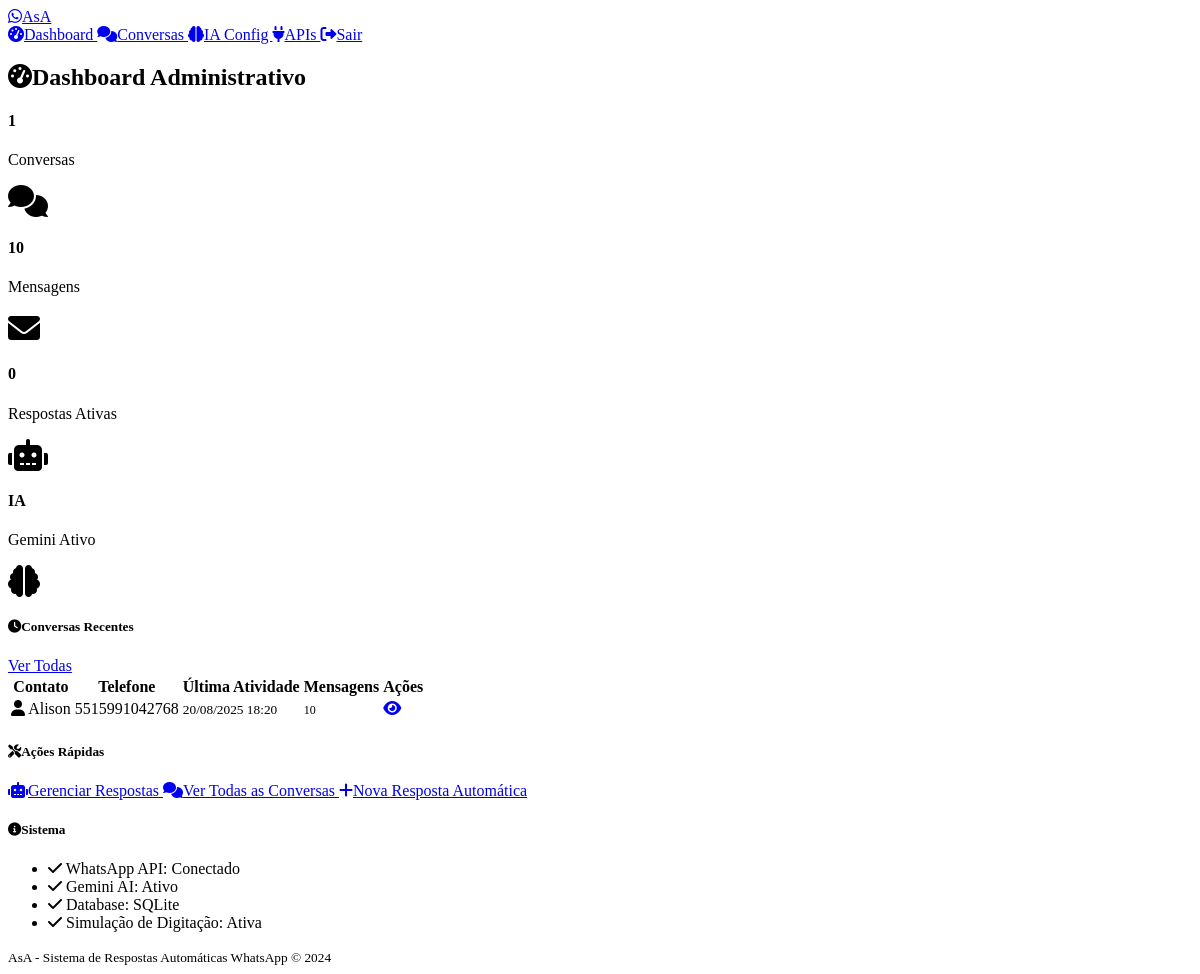
Screenshot of /admin/dashboard (signed in) with the database file from the repository.
### models.py (models this page shows)
class Conversation(db.Model):
    id = db.Column(db.Integer, primary_key=True)
    phone_number = db.Column(db.String(20), nullable=False)
    contact_name = db.Column(db.String(100))
    created_at = db.Column(db.DateTime, default=datetime.utcnow)
    updated_at = db.Column(db.DateTime, default=datetime.utcnow, onupdate=datetime.utcnow)
    is_active = db.Column(db.Boolean, default=True)
    messages = db.relationship('Message', backref='conversation', lazy=True, cascade='all, delete-orphan')

### routes.py (the view)
    def decorated_function(*args, **kwargs):
        if not session.get('admin_logged_in'):
            return redirect(url_for('admin_login'))
        return f(*args, **kwargs)

### routes.py (called while the page is built)
def admin_required(f):
    def decorated_function(*args, **kwargs):
        if not session.get('admin_logged_in'):
            return redirect(url_for('admin_login'))
        return f(*args, **kwargs)
    decorated_function.__name__ = f.__name__
    return decorated_function

@app.route('/admin/dashboard')
@admin_required
def admin_dashboard():
    total_conversations = Conversation.query.count()
    total_messages = Message.query.count()
    active_responses = AutoResponse.query.filter_by(is_active=True).count()
    recent_conversations = Conversation.query.order_by(
        Conversation.updated_at.desc()
    ).limit(5).all()
    stats = {
        'total_conversations': total_conversations,
        'total_messages': total_messages,
        'active_responses': active_responses,
        'recent_conversations': recent_conversations
    }
    return render_template('admin_dashboard.html', stats=stats)

@app.context_processor
def inject_admin_status():
    return {'admin_logged_in': session.get('admin_logged_in', False)}

### templates/admin_dashboard.html (shortened to what this page needs)
{% extends "base.html" %}
{% block content %}
<div class="d-flex justify-content-between align-items-center mb-4">
    <h2>
        <i class="fas fa-tachometer-alt me-2"></i>Dashboard Administrativo
    </h2>
</div>
<div class="row mb-4">
    <div class="col-lg-3 col-md-6 mb-3">
        <div class="card bg-primary">
            <div class="card-body">
                <div class="d-flex justify-content-between">
                    <div>
                        <h4 class="mb-0">{{ stats.total_conversations }}</h4>
                        <p class="mb-0">Conversas</p>
                    </div>
                    <div class="align-self-center">
                        <i class="fas fa-comments fa-2x"></i>
                    </div>
                </div>
            </div>
        </div>
    </div>
    <div class="col-lg-3 col-md-6 mb-3">
        <div class="card bg-success">
            <div class="card-body">
                <div class="d-flex justify-content-between">
                    <div>
                        <h4 class="mb-0">{{ stats.total_messages }}</h4>
                        <p class="mb-0">Mensagens</p>
                    </div>
                    <div class="align-self-center">
                        <i class="fas fa-envelope fa-2x"></i>
                    </div>
                </div>
            </div>
        </div>
    </div>
    <div class="col-lg-3 col-md-6 mb-3">
        <div class="card bg-info">
            <div class="card-body">
                <div class="d-flex justify-content-between">
                    <div>
                        <h4 class="mb-0">{{ stats.active_responses }}</h4>
                        <p class="mb-0">Respostas Ativas</p>
                    </div>
                    <div class="align-self-center">
                        <i class="fas fa-robot fa-2x"></i>
                    </div>
                </div>
            </div>
        </div>
    </div>
    <div class="col-lg-3 col-md-6 mb-3">
        <div class="card bg-warning">
            <div class="card-body">
                <div class="d-flex justify-content-between">
                    <div>
                        <h4 class="mb-0">IA</h4>
                        <p class="mb-0">Gemini Ativo</p>
                    </div>
                    <div class="align-self-center">
                        <i class="fas fa-brain fa-2x"></i>
                    </div>
                </div>
            </div>
        </div>
    </div>
</div>
<div class="card">
    <div class="card-header d-flex justify-content-between align-items-center">
        <h5 class="mb-0">
            <i class="fas fa-clock me-2"></i>Conversas Recentes
        </h5>
        <a href="{{ url_for('admin_conversations') }}" class="btn btn-sm btn-outline-primary">
            Ver Todas
        </a>
    </div>
    <div class="card-body">
        {% if stats.recent_conversations %}
            <div class="table-responsive">
                <table class="table table-hover">
                    <thead>
                        <tr>
                            <th>Contato</th>
                            <th>Telefone</th>
                            <th>Última Atividade</th>
                            <th>Mensagens</th>
                            <th>Ações</th>
                        </tr>
                    </thead>
                    <tbody>
                        {% for conversation in stats.recent_conversations %}
                        <tr>
                            <td>
                                <i class="fas fa-user me-2"></i>
                                {{ conversation.contact_name or 'Sem nome' }}
                            </td>
                            <td>{{ conversation.phone_number }}</td>
                            <td>
                                <small class="text-muted">
                                    {{ conversation.updated_at.strftime('%d/%m/%Y %H:%M') }}
                                </small>
                            </td>
                            <td>
                                <span class="badge bg-secondary">
                                    {{ conversation.messages|length }}
                                </span>
                            </td>
                            <td>
                                <a href="{{ url_for('view_conversation', conversation_id=conversation.id) }}"
                                   class="btn btn-sm btn-outline-primary">
                                    <i class="fas fa-eye"></i>
                                </a>
                            </td>
                        </tr>
                        {% endfor %}
                    </tbody>
                </table>
            </div>
        {% else %}
            <div class="text-center py-4">
                <i class="fas fa-comments fa-3x text-muted mb-3"></i>
                <p class="text-muted">Nenhuma conversa ainda</p>
            </div>
        {% endif %}
    </div>
</div>
<div class="row mt-4">
    <div class="col-md-6">
        <div class="card">
            <div class="card-header">
                <h5 class="mb-0">
                    <i class="fas fa-tools me-2"></i>Ações Rápidas
                </h5>
            </div>
            <div class="card-body">
                <div class="d-grid gap-2">
                    <a href="{{ url_for('admin_responses') }}" class="btn btn-outline-primary">
                        <i class="fas fa-robot me-2"></i>Gerenciar Respostas
                    </a>
                    <a href="{{ url_for('admin_conversations') }}" class="btn btn-outline-secondary">
                        <i class="fas fa-comments me-2"></i>Ver Todas as Conversas
                    </a>
                    <a href="{{ url_for('add_response') }}" class="btn btn-outline-success">
                        <i class="fas fa-plus me-2"></i>Nova Resposta Automática
                    </a>
                </div>
            </div>
        </div>
    </div>
    <div class="col-md-6">
        <div class="card">
            <div class="card-header">
                <h5 class="mb-0">
                    <i class="fas fa-info-circle me-2"></i>Sistema
                </h5>
            </div>
            <div class="card-body">
                <ul class="list-unstyled mb-0">
                    <li class="mb-2">
                        <i class="fas fa-check text-success me-2"></i>
                        WhatsApp API: Conectado
                    </li>
                    <li class="mb-2">
                        <i class="fas fa-check text-success me-2"></i>
                        Gemini AI: Ativo
                    </li>
                    <li class="mb-2">
                        <i class="fas fa-check text-success me-2"></i>
                        Database: SQLite
                    </li>
                    <li>
                        <i class="fas fa-check text-success me-2"></i>
                        Simulação de Digitação: Ativa
                    </li>
                </ul>
            </div>
        </div>
    </div>
</div>
{% endblock %}

### static/css/custom.css (style rules this page uses)
:root { --asa-primary: #25d366; --asa-secondary: #128c7e; --asa-accent: #075e54; --asa-light: #dcf8c6; }
.badge { font-size: 0.75em; font-weight: 500; }

### rows the page displays
Conversation: contact_name "Alison", phone_number "5515991042768", updated_at "20/08/2025 18:20", messages|length "10"

### other values shown
{{ stats.total_conversations }} "1"
{{ stats.total_messages }} "10"
{{ stats.active_responses }} "0"
